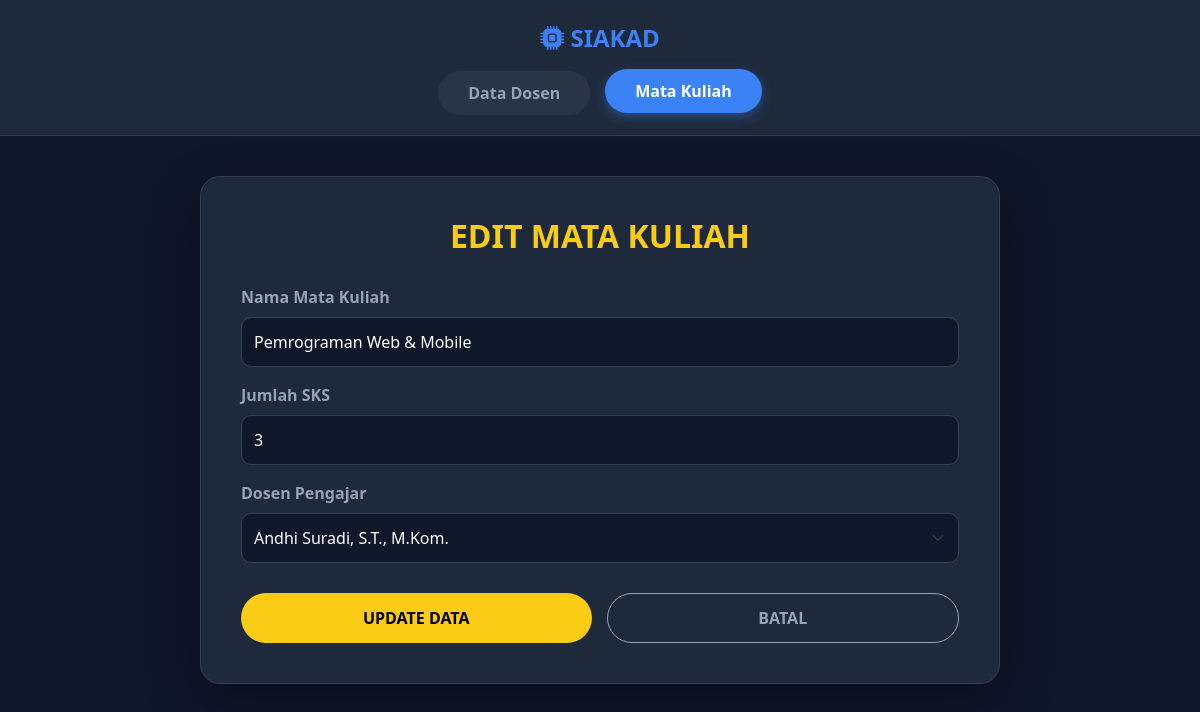
Page /tp_mvc25/index.php?mod=course&act=edit&id=1 on the committed database.
### tables this page shows
CREATE TABLE `courses` (
  `id` int(11) NOT NULL,
  `course_name` varchar(100) NOT NULL,
  `credits` int(11) NOT NULL COMMENT 'Jumlah SKS',
  `lecturer_id` int(11) NOT NULL
);

CREATE TABLE `lecturers` (
  `id` int(11) NOT NULL,
  `name` varchar(100) NOT NULL,
  `nidn` varchar(20) NOT NULL,
  `phone` varchar(20) NOT NULL,
  `join_date` date NOT NULL
);

### tp_mvc25/models/DB.php (called while the page is built, shortened)
<?php
class DB {
    private $host = "localhost";
    private $user = "root";
    private $pass = "";
    private $db   = "tp_mvc25";
    public function __construct() {
        $this->conn = new mysqli($this->host, $this->user, $this->pass, $this->db);
    }
}
?>

### tp_mvc25/models/Course.php (called while the page is built, shortened)
<?php
include_once 'models/DB.php';
class Course extends DB {
    public function getById($id) {
        $result = $this->conn->query("SELECT * FROM courses WHERE id='$id'");
        return $result->fetch_assoc();
    }
}
?>

### tp_mvc25/models/Lecturer.php (called while the page is built, shortened)
<?php
include_once 'models/DB.php';
class Lecturer extends DB {
    public function getAll() {
        return $this->conn->query("SELECT * FROM lecturers");
    }
}
?>

### tp_mvc25/views/course_edit.php (the view, shortened to what this page needs)
<!doctype html>
<html lang="en">
<head>
    <link href="assets/css/bootstrap.min.css" rel="stylesheet">
    <link rel="stylesheet" href="https://cdn.jsdelivr.net/npm/bootstrap-icons@1.11.3/font/bootstrap-icons.min.css">
</head>
<body>
    <body>
    <?php include 'views/navbar.php'; ?>
    <div class="container mb-5">
    <div class="container mb-5">
        <div class="form-wrapper">
            <h2 class="page-title">EDIT MATA KULIAH</h2>
            <form method="post" action="index.php?mod=course&act=edit&id=<?= $data['id'] ?>">
                <div class="mb-3">
                    <label>Nama Mata Kuliah</label>
                    <input type="text" name="course_name" value="<?= $data['course_name'] ?>" class="form-control" required>
                </div>
                <div class="mb-3">
                    <label>Jumlah SKS</label>
                    <input type="number" name="credits" value="<?= $data['credits'] ?>" class="form-control" required>
                </div>
                <div class="mb-3">
                    <label>Dosen Pengajar</label>
                    <select name="lecturer_id" class="form-select" required>
                        <?php foreach ($lecturers as $lec): ?>
                            <option value="<?= $lec['id'] ?>" <?= ($lec['id'] == $data['lecturer_id']) ? 'selected' : '' ?>>
                                <?= $lec['name'] ?>
                            </option>
                        <?php endforeach; ?>
                    </select>
                </div>
                <div class="buttons-wrap">
                    <button type="submit" name="submit" class="btn-submit">UPDATE DATA</button>
                    <a href="index.php?mod=course" class="btn-cancel">BATAL</a>
                </div>
            </form>
        </div>
    </div>
</body>
</html>

### tp_mvc25/views/course_edit.php (style rules this page uses)
body { background-color: #0f172a; color: #f8fafc; font-family: 'Segoe UI', sans-serif; }
.form-wrapper { max-width: 800px; margin: 0 auto; background-color: #1e293b; padding: 40px; border-radius: 20px; box-shadow: 0 20px 50px rgba(0,0,0,0.4); border: 1px solid #334155; }
h2.page-title { text-align: center; font-weight: 700; margin-bottom: 30px; color: #facc15; }
label { color: #94a3b8; font-weight: 600; margin-bottom: 8px; }
.form-control, .form-select { background-color: #0f172a; border: 1px solid #334155; color: #fff; padding: 12px; border-radius: 10px; }
.buttons-wrap { display: flex; gap: 15px; margin-top: 30px; }
.btn-submit, .btn-cancel { flex: 1; padding: 12px; border-radius: 50px; font-weight: bold; text-align: center; text-decoration: none; transition: 0.3s; border: none; display: inline-block; }
.btn-submit { background-color: #facc15; color: #000; }
.btn-cancel { background-color: transparent; border: 1px solid #94a3b8; color: #94a3b8; }

### rows in the picture
courses: course_name "Pemrograman Web & Mobile", credits "3", lecturer_id "Andhi Suradi, S.T., M.Kom."
